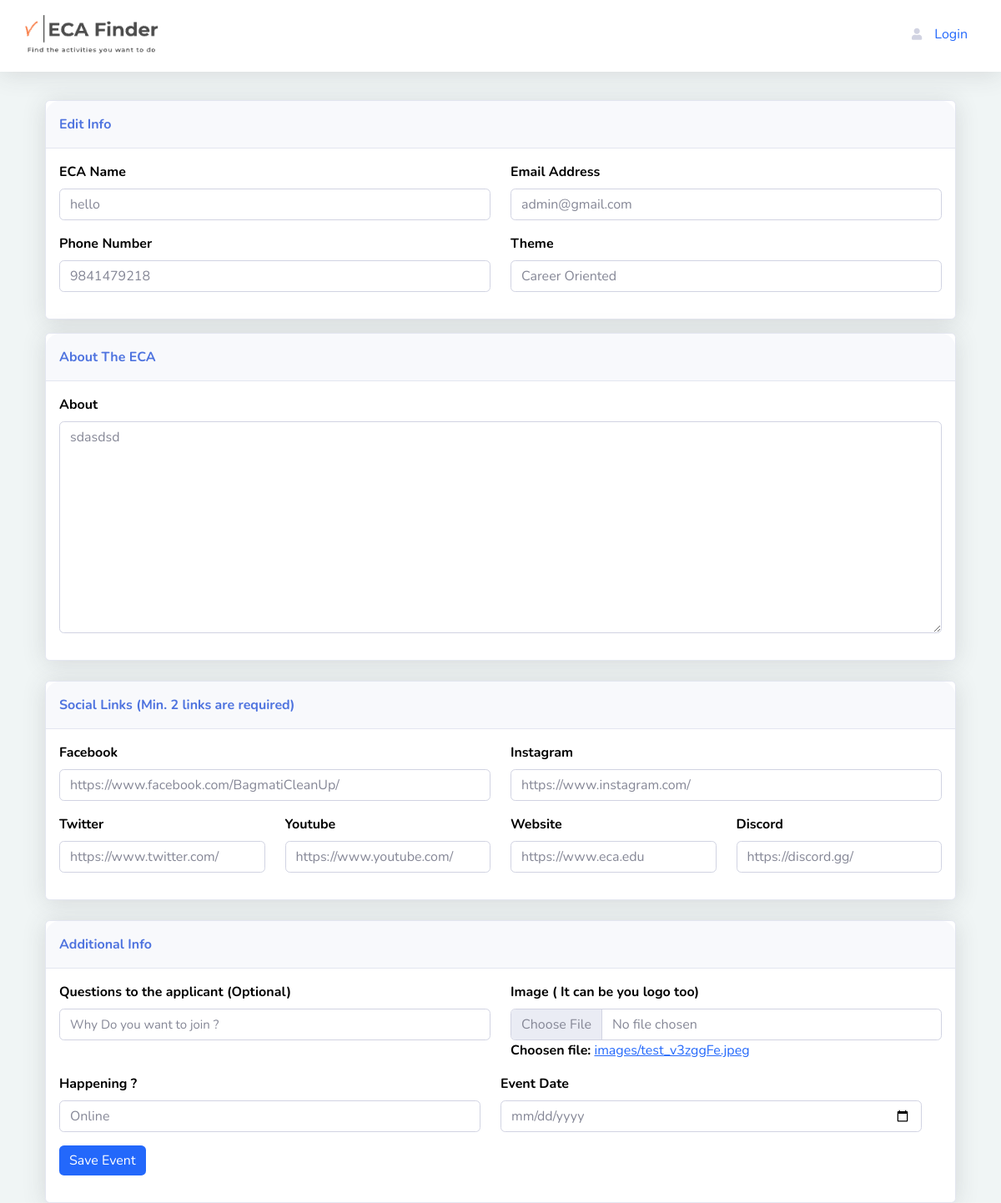
/edit_eca/hello/, run on the app's committed database.
### core/models.py (models this page shows, shortened)
class Eca(models.Model):
    id = models.AutoField(primary_key=True)
    user_id = models.ForeignKey(User, on_delete=models.CASCADE)
    name = models.CharField(max_length=100)
    email = models.EmailField(max_length=100)
    phone = models.CharField(max_length=100)
    theme = models.CharField(max_length=100, default='default')
    message = models.TextField()
    questions = models.TextField(max_length=100, default='',null=True, blank=True)
    main_image = models.ImageField(upload_to='images/', default='images/bg-1.jpg', null = True)
    online_or_offline = models.CharField(max_length=100, default='online')
    facebook = models.CharField(max_length=100, default='https://www.facebook.com/', null = True)
    twitter = models.CharField(max_length=100, default='https://twitter.com/', null = True)
    instagram = models.CharField(max_length=100, default='https://www.instagram.com/', null = True)
    twitter = models.CharField(max_length=100, default='https://twitter.com/', null = True)
    youtube = models.CharField(max_length=100, default='https://www.youtube.com/', null = True)
    discord = models.CharField(max_length=100, default='https://discord.gg/', null = True)
    website = models.CharField(max_length=100, default='https://www.google.com/', null = True)
    happening_date = models.DateField(default=date.today)
    created_at = models.DateTimeField(auto_now_add=True)
    updated_at = models.DateTimeField(auto_now=True)
    class Meta:
        verbose_name = 'ECA'
        verbose_name_plural = 'ECAs'

### core/views.py (the view)
# urls.py: path('edit_eca/<str:name>/', views.View.edit_eca, name='edit_eca'),
    def edit_eca(self, name):
        model = Eca.objects.get(name=name)
        form = EcaForm(instance=model)
        context = {'form': form,
                    'model': model}
        return render(self, 'edit_eca.html', context)

### core/forms.py
class EcaForm(forms.ModelForm):
    class Meta:
        model = Eca
        fields = ['name', 'email', 'phone', 'theme', 'message', 'questions','main_image', 'online_or_offline', 'happening_date','facebook', 'twitter', 'instagram', 'youtube', 'discord', 'website','user_id']

### core/templates/edit_eca.html (shortened to what this page needs)
<!DOCTYPE html>
<html lang="en">
<head>
    {% include 'elements/links.html' %}
    {% load static %}
</head>
<body>
    {% include 'elements/navigation.html' %}
    <div class="container">
        <div class="col">
            <form method="post" action="/edit_eca_submit/{{ model.name }}"  id="id_ajax_upload_form" enctype="multipart/form-data">
                <div class="card shadow mb-3">
                    <div class="card-header py-3">
                        <p class="text-primary m-0 fw-bold">Edit Info</p>
                    </div>
                    <div class="card-body">
                            <div class="row">
                                <div class="col">
                                    <div class="mb-3">
                                        <label class="form-label" for="id_name">
                                            <strong>ECA Name</strong>
                                        </label>
                                            <input class="form-control" type="text" id="id_name" placeholder="ECA Name" value = "{{ model.name }}" name="name" required>
                                    </div>
                                </div>
                                <div class="col">
                                    <div class="mb-3">
                                        <label class="form-label" for="id_email">
                                            <strong>Email Address</strong>
                                        </label>
                                        <input class="form-control" type="email" id="id_email" placeholder="user@example.com" value = "{{ model.email }}" name="email">
                                    </div>
                                </div>
                            </div>
                            <div class="row">
                                <div class="col">
                                    <div class="mb-3">
                                        <label class="form-label" for="id_phone">
                                            <strong>Phone Number</strong>
                                        </label>
                                            <input class="form-control" type="text" id="id_phone" placeholder="25" name="phone" value = "{{ model.phone }}">
                                    </div>
                                </div>
                                <div class="col">
                                    <div class="mb-3">
                                        <label class="form-label" for="id_theme">
                                            <strong>Theme</strong>
                                        </label>
                                        <select class="form-control" id="id_theme" name="theme">
                                            <option value="{{model.theme }}">{{ model.theme }}</option>
                                        </select>
                                    </div>
                                </div>
                            </div>
                    </div>
                </div>
                <div class="card shadow">
                    <div class="card-header py-3">
                        <p class="text-primary m-0 fw-bold">About The ECA</p>
                    </div>
                    <div class="card-body">
                            <div class="row">
                                <div class="col">
                                    <div class="mb-3">
                                        <label class="form-label" for="id_message">
                                            <strong>About</strong>
                                        </label>
                                        <textarea name="message" id="id_message" cols="30" rows="10" class=" form-control">{{ model.message }}
                                        </textarea>
                                    </div>
                                </div>
                            </div>
                    </div>
                </div>
                <br>
                <div class="card shadow">
                    <div class="card-header py-3">
                        <p class="text-primary m-0 fw-bold">Social Links (Min. 2 links are required)</p>
                    </div>
                    <div class="card-body">
                            <div class="row">
                                <div class="col">
                                    <div class="mb-3">
                                        <label class="form-label" for="id_facebook">
                                            <strong>Facebook</strong>
                                        </label>
                                        <input class="form-control" type="text" id="id_facebook" value="{{ model.facebook }}" name="facebook">
                                    </div>
                                </div>
                                <div class="col">
                                    <div class="mb-3">
                                        <label class="form-label" for="id_instagram">
                                            <strong>Instagram</strong>
                                        </label>
                                        <input class="form-control" type="text" id="id_instagram" value="{{ model.instagram }}" name="instagram">
                                    </div>
                                </div>
                            </div>
                            <div class="row">
                                <div class="col">
                                    <div class="mb-3">
                                        <label class="form-label" for="id_twitter">
                                            <strong>Twitter</strong>
                                        </label>
                                        <input class="form-control" type="text" id="id_twitter" value="{{ model.twitter }}" name="twitter">
                                    </div>
                                </div>
                                <div class="col">
                                    <div class="mb-3">
                                        <label class="form-label" for="id_youtube">
                                            <strong>Youtube</strong>
                                        </label>
                                        <input class="form-control" type="text" id="id_youtube" value="{{ model.youtube }}" name="youtube">
                                    </div>
                                </div >
                                <div class="col">
                                    <div class="mb-3">
                                        <label class="form-label" for="id_website">
                                            <strong>Website</strong>
                                        </label>
                                        <input class="form-control" type="text" id="id_website" value="{{ model.website }}" name="website">
                                    </div>
                                </div>
                                <div class="col">
                                    <div class="mb-3">
                                        <label class="form-label" for="id_discord">
                                            <strong>Discord</strong>
                                        </label>
                                        <input class="form-control" type="text" id="id_discord" value="{{ model.discord }}" name="discord">
                                    </div>
                                </div>
                            </div>
                    </div>
                </div>
                <br>
                <div class="card shadow">
                    <div class="card-header py-3">
                        <p class="text-primary m-0 fw-bold">Additional Info</p>
                    </div>
                    <div class="card-body">
                            <div class="row">
                                <div class="col">
                                    <div class="mb-3">
                                        <label class="form-label" for="id_questions">
                                            <strong>Questions to the applicant (Optional)</strong>
                                        </label>
                                        <input class="form-control" type="text" id="id_questions" placeholder="Why Do you want to join ?" name="questions" value="{{ model.question }}">
                                    </div>
                                </div>
                                <div class="col">
                                    <div class="mb-3">
                                        <label class="form-label" for="id_main_image">
                                            <strong>Image ( It can be you logo too)</strong>
                                        </label>
                                        <br>
                                        <input type="file" name="main_image" accept="image/*" id="id_main_image" class="form-control" value="{{ model.main_image }}">
                                        <strong>Choosen file:</strong> <a href="{{ model.main_image }}">{{ model.main_image }}</a>
                                    </div>
                            </div>
                            <div class="row">
                                <div class="col">
                                    <div class="mb-3">
                                        <label class="form-label" for="id_online_or_offline">
                                            <strong>Happening ?</strong>
                                        </label>
                                        <select class="form-control" id="id_online_or_offline" name="online_or_offline">
                                            <option value="{{ model.online_or_offline }}">{{ model.online_or_offline }}</option>
                                        </select>
                                    </div>
                                </div>
                                    <div class="col">
                                        <div class="mb-3">
                                            <label class="form-label" for="id_happening_date">
                                                <strong>Event Date</strong>
                                            </label>
                                            <input type="date" name="happening_date" id="id_happening_date" class="form-control" value="{{ model.happening_date }}">
                                        </div>
                                    </div>
                                    </div>
                            <div class="mb-3">
                                <button class="btn btn-primary btn-md" type="submit" style="background: #e02244;border:1px solid red;">
                                    Save Event
                                </button>
                            </div>
                    </div>
                </div>
        </form>
        </div>
    </div>
</body>
</html>

### core/static/style.css (style rules this page uses)
:root { --theme-color: rgb(55, 112, 255) !important; --theme-color-dark: rgb(35, 104, 251) !important; }
* { box-sizing: border-box; position: relative; margin: 0; padding: 0; }
body { background-color: rgb(240, 245, 245) !important; }
::placeholder { color: rgb(120, 120, 120); opacity: 0.5; font-size: 15px !important; }
.card { color: black; -webkit-box-pack: justify; border-radius: 12px; background-color: rgb(255, 255, 255); box-shadow: rgb(3 0 92 / 10%) 0px 1px 4px; height: 100%; }
.btn-primary { background-color: var(--theme-color-dark) !important; border: var(--theme-color-dark) !important; }
.card-header { border-top-left-radius: 16px !important; border-top-right-radius: 16px !important; color: var(--theme-color) !important; }
a { color: var(--theme-color-dark) !important; }

### data on the page
Eca: name "hello", email "admin@gmail.com", phone "9841479218", theme "Career Oriented", message "sdasdsd", facebook "https://www.facebook.com/BagmatiCleanUp/", instagram "https://www.instagram.com/", twitter "https://www.twitter.com/", youtube "https://www.youtube.com/", website "https://www.eca.edu", discord "https://discord.gg/", main_image "images/test_v3zggFe.jpeg", online_or_offline "Online"
